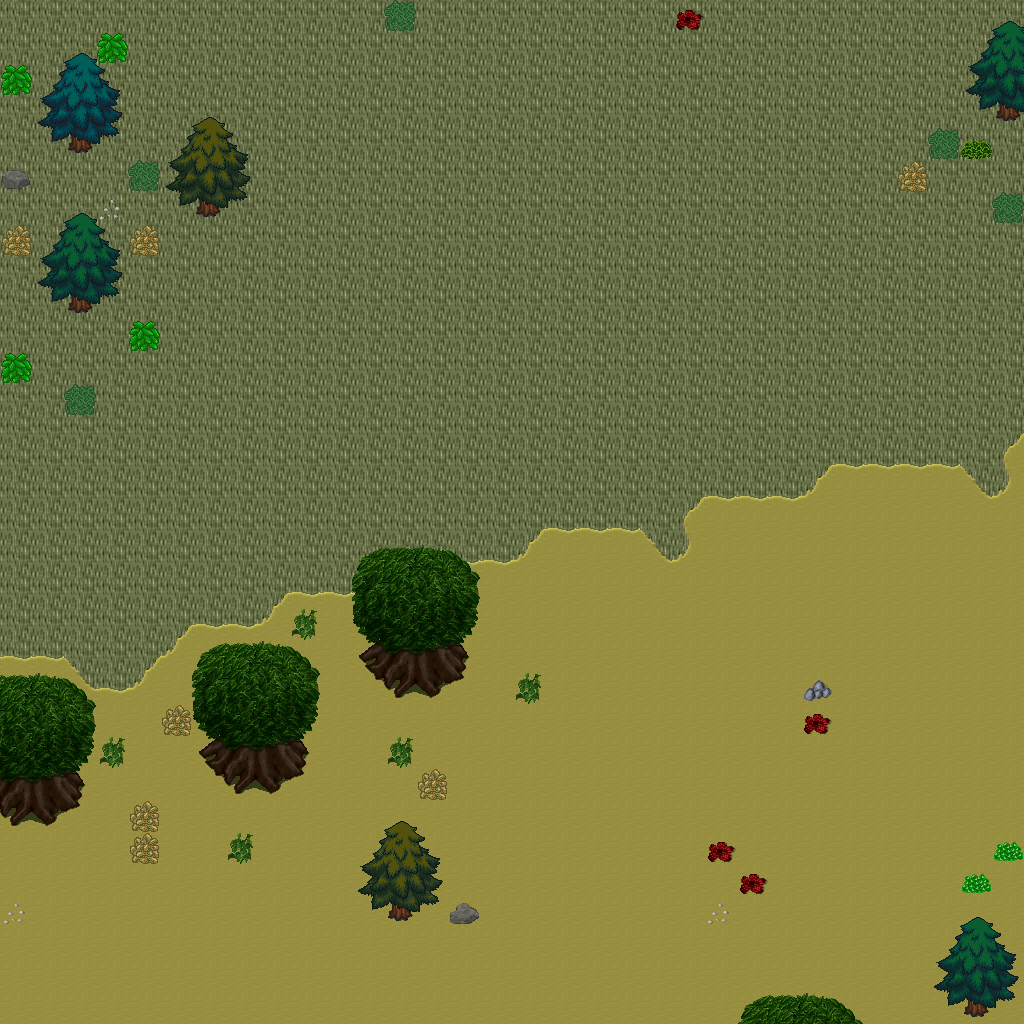

Tiled map render using the project's own tile images. Description and the map definition, with tile-layer contents summarised, below:
An orthogonal 32x32 tile map with 32x32 px tiles, 5 tile layers (Ground, Objects, Objects2, Above, ...), 1 hidden layer not drawn, 23 tilesets.

<map version="1.10" tiledversion="1.11.0" orientation="orthogonal" renderorder="right-down" width="32" height="32" tilewidth="32" tileheight="32" infinite="0" nextlayerid="11" nextobjectid="1">
 <tileset firstgid="1" name="ground_ground" tilewidth="32" tileheight="32" tilecount="33" columns="3">
  <image source="../drawable/ground_ground.png" width="96" height="352" />
 </tileset>
 <tileset firstgid="34" name="ground_ridge_earth_dark" tilewidth="32" tileheight="32" tilecount="96" columns="12">
  <image source="../drawable/ground_ridge_earth_dark.png" width="384" height="256" />
 </tileset>
 <tileset firstgid="130" name="logic_collision" tilewidth="32" tileheight="32" tilecount="1" columns="1">
  <image source="../drawable/logic_collision.png" width="32" height="32" />
 </tileset>
 <tileset firstgid="131" name="logic_creature_animal" tilewidth="32" tileheight="32" tilecount="32" columns="8">
  <image source="../drawable/logic_creature_animal.png" width="256" height="128" />
 </tileset>
 <tileset firstgid="163" name="ground_earth_edges" tilewidth="32" tileheight="32" tilecount="18" columns="6">
  <image source="../drawable/ground_earth_edges.png" width="192" height="96" />
 </tileset>
 <tileset firstgid="181" name="plant_grasses" tilewidth="32" tileheight="32" tilecount="6" columns="3">
  <image source="../drawable/plant_grasses.png" width="96" height="64" />
 </tileset>
 <tileset firstgid="187" name="ground_earth_edges_yellowgreen" tilewidth="32" tileheight="32" tilecount="15" columns="5">
  <image source="../drawable/ground_earth_edges_yellowgreen.png" width="160" height="96" />
 </tileset>
 <tileset firstgid="202" name="ground_grass_corners" tilewidth="32" tileheight="32" tilecount="24" columns="6">
  <image source="../drawable/ground_grass_corners.png" width="192" height="128" />
 </tileset>
 <tileset firstgid="226" name="plant_tree_tree_darkgreen" tilewidth="32" tileheight="32" tilecount="88" columns="8">
  <image source="../drawable/plant_tree_tree_darkgreen.png" width="256" height="352" />
 </tileset>
 <tileset firstgid="314" name="plant_tree_evergreen" tilewidth="32" tileheight="32" tilecount="36" columns="3">
  <image source="../drawable/plant_tree_evergreen.png" width="96" height="384" />
 </tileset>
 <tileset firstgid="350" name="plant_bush_various_small" tilewidth="32" tileheight="32" tilecount="9" columns="3">
  <image source="../drawable/plant_bush_various_small.png" width="96" height="96" />
 </tileset>
 <tileset firstgid="359" name="plant_bush_bushes" tilewidth="32" tileheight="32" tilecount="10" columns="5">
  <image source="../drawable/plant_bush_bushes.png" width="160" height="64" />
 </tileset>
 <tileset firstgid="369" name="building_decoration_rocks" tilewidth="32" tileheight="32" tilecount="6" columns="3">
  <image source="../drawable/building_decoration_rocks.png" width="96" height="64" />
 </tileset>
 <tileset firstgid="375" name="ground_stonecircle" tilewidth="32" tileheight="32" tilecount="81" columns="9">
  <image source="../drawable/ground_stonecircle.png" width="288" height="288" />
 </tileset>
 <tileset firstgid="456" name="ground_rock_rocks" tilewidth="32" tileheight="32" tilecount="4" columns="2">
  <image source="../drawable/ground_rock_rocks.png" width="64" height="64" />
 </tileset>
 <tileset firstgid="460" name="building_decoration_orbpedestal" tilewidth="32" tileheight="32" tilecount="2" columns="1">
  <image source="../drawable/building_decoration_orbpedestal.png" width="32" height="64" />
 </tileset>
 <tileset firstgid="462" name="building_house_chalet" tilewidth="32" tileheight="32" tilecount="56" columns="7">
  <image source="../drawable/building_house_chalet.png" width="224" height="256" />
 </tileset>
 <tileset firstgid="518" name="building_tower_chalet" tilewidth="32" tileheight="32" tilecount="16" columns="2">
  <image source="../drawable/building_tower_chalet.png" width="64" height="256" />
 </tileset>
 <tileset firstgid="534" name="plant_bush_bush_pinks" tilewidth="32" tileheight="32" tilecount="4" columns="2">
  <image source="../drawable/plant_bush_bush_pinks.png" width="64" height="64" />
 </tileset>
 <tileset firstgid="538" name="ground_dry_grass" tilewidth="32" tileheight="32" tilecount="54" columns="9">
  <image source="../drawable/ground_dry_grass.png" width="288" height="192" />
 </tileset>
 <tileset firstgid="592" name="object_rock_pillars_stone" tilewidth="32" tileheight="32" tilecount="36" columns="6">
  <image source="../drawable/object_rock_pillars_stone.png" width="192" height="192" />
 </tileset>
 <tileset firstgid="628" name="building_door_brown_door" tilewidth="32" tileheight="32" tilecount="3" columns="1">
  <image source="../drawable/building_door_brown_door.png" width="32" height="96" />
 </tileset>
 <tileset firstgid="631" name="logic_creature_fowl" tilewidth="32" tileheight="32" tilecount="6" columns="6">
  <image source="../drawable/logic_creature_fowl.png" width="192" height="32" />
 </tileset>
 <layer id="1" name="Ground" width="32" height="32">
  <data>[1024 cells, 1024 non-empty, 2 distinct tile ids]</data>
 </layer>
 <layer id="2" name="Objects" width="32" height="32">
  <data>[1024 cells, 101 non-empty, 26 distinct tile ids]</data>
 </layer>
 <layer id="3" name="Objects2" width="32" height="32">
  <data>[1024 cells, 0 non-empty, 0 distinct tile ids]</data>
 </layer>
 <layer id="4" name="Above" width="32" height="32">
  <data>[1024 cells, 79 non-empty, 34 distinct tile ids]</data>
 </layer>
 <layer id="5" name="Above2" width="32" height="32">
  <data>[1024 cells, 20 non-empty, 10 distinct tile ids]</data>
 </layer>
 <layer id="6" name="Walkable" width="32" height="32" visible="0">
  <data>[1024 cells, 46 non-empty, 1 distinct tile ids]</data>
 </layer>
 <objectgroup id="7" name="Mapevents" />
 <objectgroup id="8" name="Spawn" />
 <objectgroup id="9" name="Keys" />
 <objectgroup id="10" name="Replace" />
</map>
